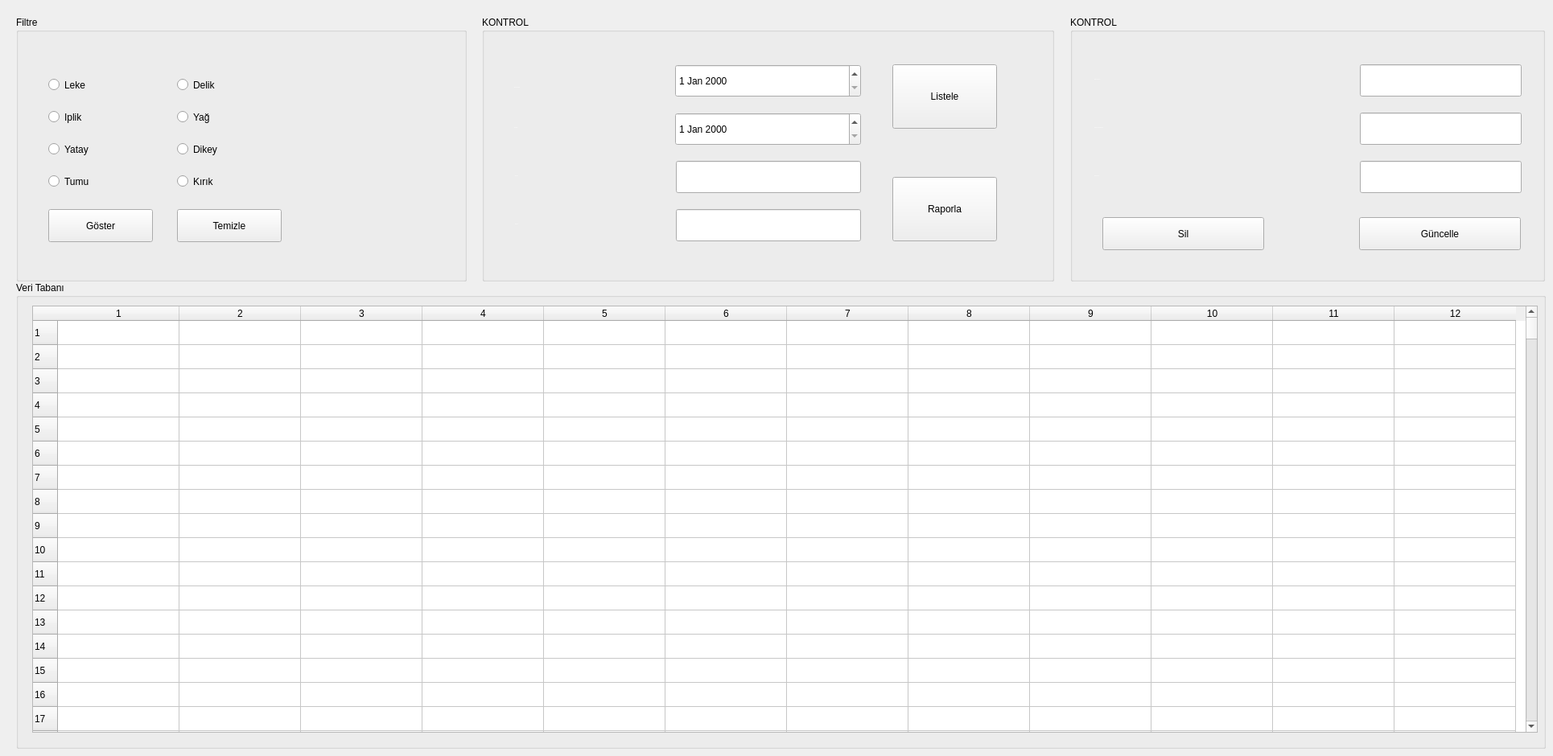
  <widget class="QWidget" name="centralwidget">
   <widget class="QGroupBox" name="details_groupBox">
    <property name="geometry">
     <rect>
      <x>599</x>
      <y>20</y>
      <width>711</width>
      <height>330</height>
     </rect>
    </property>
    <property name="styleSheet">
     <string notr="true"/>
    </property>
    <property name="title">
     <string>KONTROL</string>
    </property>
    <widget class="QDateEdit" name="Baslangic_dateEdit">
     <property name="geometry">
      <rect>
       <x>240</x>
       <y>60</y>
       <width>231</width>
       <height>41</height>
      </rect>
     </property>
     <property name="styleSheet">
      <string notr="true"/>
     </property>
    </widget>
    <widget class="QDateEdit" name="Bitis_dateEdit">
     <property name="geometry">
      <rect>
       <x>240</x>
       <y>120</y>
       <width>231</width>
       <height>41</height>
      </rect>
     </property>
     <property name="styleSheet">
      <string notr="true"/>
     </property>
    </widget>
    <widget class="QLabel" name="label_3">
     <property name="geometry">
      <rect>
       <x>40</x>
       <y>70</y>
       <width>171</width>
       <height>37</height>
      </rect>
     </property>
     <property name="font">
      <font>
       <pointsize>-1</pointsize>
      </font>
     </property>
     <property name="styleSheet">
      <string notr="true">color:white;</string>
     </property>
     <property name="text">
      <string>Başlangıç Tarihi</string>
     </property>
    </widget>
    <widget class="QLabel" name="label_4">
     <property name="geometry">
      <rect>
       <x>40</x>
       <y>120</y>
       <width>171</width>
       <height>37</height>
      </rect>
     </property>
     <property name="font">
      <font>
       <pointsize>-1</pointsize>
      </font>
     </property>
     <property name="styleSheet">
      <string notr="true">color:white;</string>
     </property>
     <property name="text">
      <string>Bitiş Tarihi</string>
     </property>
    </widget>
    <widget class="QPushButton" name="Listele_pushButton">
     <property name="geometry">
      <rect>
       <x>510</x>
       <y>60</y>
       <width>130</width>
       <height>80</height>
      </rect>
     </property>
     <property name="styleSheet">
      <string notr="true"/>
     </property>
     <property name="text">
      <string>Listele</string>
     </property>
    </widget>
    <widget class="QPushButton" name="Raporla_PushButton">
     <property name="geometry">
      <rect>
       <x>510</x>
       <y>200</y>
       <width>130</width>
       <height>80</height>
      </rect>
     </property>
     <property name="styleSheet">
      <string notr="true"/>
     </property>
     <property name="text">
      <string>Raporla</string>
     </property>
    </widget>
   </widget>
   <widget class="QGroupBox" name="details_groupBox_2">
    <property name="geometry">
     <rect>
      <x>20</x>
      <y>20</y>
      <width>560</width>
      <height>330</height>
     </rect>
    </property>
    <property name="styleSheet">
     <string notr="true"/>
    </property>
    <property name="title">
     <string>Filtre</string>
    </property>
    <widget class="QPushButton" name="Goster_pushButton">
     <property name="geometry">
      <rect>
       <x>40</x>
       <y>240</y>
       <width>130</width>
       <height>41</height>
      </rect>
     </property>
     <property name="styleSheet">
      <string notr="true"/>
     </property>
     <property name="text">
      <string>Göster</string>
     </property>
    </widget>
    <widget class="QPushButton" name="Temiz_pushButton">
     <property name="geometry">
      <rect>
       <x>200</x>
       <y>240</y>
       <width>130</width>
       <height>41</height>
      </rect>
     </property>
     <property name="styleSheet">
      <string notr="true"/>
     </property>
     <property name="text">
      <string>Temizle</string>
     </property>
    </widget>
    <widget class="QRadioButton" name="Leke_radioButton">
     <property name="geometry">
      <rect>
       <x>40</x>
       <y>70</y>
       <width>91</width>
       <height>31</height>
      </rect>
     </property>
     <property name="text">
      <string>Leke</string>
     </property>
    </widget>
    <widget class="QRadioButton" name="Delik_RadioButton">
     <property name="geometry">
      <rect>
       <x>200</x>
       <y>70</y>
       <width>91</width>
       <height>31</height>
      </rect>
     </property>
     <property name="text">
      <string>Delik</string>
     </property>
    </widget>
    <widget class="QRadioButton" name="Iplik_RadioButton">
     <property name="geometry">
      <rect>
       <x>40</x>
       <y>110</y>
       <width>91</width>
       <height>31</height>
      </rect>
     </property>
     <property name="text">
      <string>Iplik</string>
     </property>
    </widget>
    <widget class="QRadioButton" name="Yag_RadioButton">
     <property name="geometry">
      <rect>
       <x>200</x>
       <y>110</y>
       <width>91</width>
       <height>31</height>
      </rect>
     </property>
     <property name="text">
      <string>Yağ</string>
     </property>
    </widget>
    <widget class="QRadioButton" name="Yatay_RadioButton">
     <property name="geometry">
      <rect>
       <x>40</x>
       <y>150</y>
       <width>91</width>
       <height>31</height>
      </rect>
     </property>
     <property name="text">
      <string>Yatay</string>
     </property>
    </widget>
    <widget class="QRadioButton" name="Dikey_RadioButton">
     <property name="geometry">
      <rect>
       <x>200</x>
       <y>150</y>
       <width>91</width>
       <height>31</height>
      </rect>
     </property>
     <property name="text">
      <string>Dikey</string>
     </property>
    </widget>
    <widget class="QRadioButton" name="Tumu_RadioButton">
     <property name="geometry">
      <rect>
       <x>40</x>
       <y>190</y>
       <width>91</width>
       <height>31</height>
      </rect>
     </property>
     <property name="text">
      <string>Tumu</string>
     </property>
    </widget>
    <widget class="QRadioButton" name="Kirik_RadioButton">
     <property name="geometry">
      <rect>
       <x>200</x>
       <y>190</y>
       <width>91</width>
       <height>31</height>
      </rect>
     </property>
     <property name="text">
      <string>Kırık</string>
     </property>
    </widget>
   </widget>
   <widget class="QGroupBox" name="details_groupBox_3">
    <property name="geometry">
     <rect>
      <x>20</x>
      <y>350</y>
      <width>1901</width>
      <height>581</height>
     </rect>
    </property>
    <property name="styleSheet">
     <string notr="true"/>
    </property>
    <property name="title">
     <string>Veri Tabanı</string>
    </property>
    <widget class="QTableWidget" name="Veri_Tabani_Widget">
     <property name="geometry">
      <rect>
       <x>20</x>
       <y>30</y>
       <width>1871</width>
       <height>531</height>
      </rect>
     </property>
     <property name="styleSheet">
      <string notr="true"/>
     </property>
     <property name="rowCount">
      <number>1000</number>
     </property>
     <property name="columnCount">
      <number>12</number>
     </property>
     <attribute name="horizontalHeaderDefaultSectionSize">
      <number>151</number>
     </attribute>
     <row/>
     <row/>
     <row/>
     <row/>
     <row/>
     <row/>
     <row/>
     <row/>
     <row/>
     <row/>
     <row/>
     <row/>
     <row/>
     <row/>
     <row/>
     <row/>
     <row/>
     <row/>
     <row/>
     <row/>
     <row/>
     <row/>
     <row/>
     <row/>
     <row/>
     <row/>
     <row/>
     <row/>
     <row/>
     <row/>
     <row/>
     <row/>
     <row/>
     <row/>
     <row/>
     <row/>
     <row/>
     <row/>
     <row/>
     <row/>
     <row/>
     <row/>
     <row/>
     <row/>
     <row/>
     <row/>
     <row/>
     <row/>
     <row/>
     <row/>
     <row/>
     <row/>
     <row/>
     <row/>
     <row/>
     <row/>
     <row/>
     <row/>
     <row/>
     <row/>
     <row/>
     <row/>
     <row/>
     <row/>
     <row/>
     <row/>
     <row/>
     <row/>
     <row/>
     <row/>
     <row/>
     <row/>
     <row/>
     <row/>
     <row/>
     <row/>
     <row/>
     <row/>
     <row/>
     <row/>
     <row/>
     <row/>
     <row/>
     <row/>
     <row/>
     <row/>
     <row/>
     <row/>
     <row/>
     <row/>
     <row/>
     <row/>
     <row/>
     <row/>
     <row/>
     <row/>
     <row/>
     <row/>
     <row/>
     <row/>
     <row/>
     <row/>
     <row/>
     <row/>
     <row/>
     <row/>
     <row/>
     <row/>
     <row/>
     <row/>
     <row/>
     <row/>
     <row/>
     <row/>
     <row/>
     <row/>
     <row/>
     <row/>
     <row/>
     <row/>
     <row/>
     <row/>
     <row/>
     <row/>
     <row/>
     <row/>
     <row/>
     <row/>
     <row/>
     <row/>
     <row/>
     <row/>
     <row/>
     <row/>
     <row/>
     <row/>
     <row/>
     <row/>
     <row/>
     <row/>
     <row/>
     <row/>
     <row/>
     <row/>
     <row/>
     <row/>
     <row/>
     <row/>
     <row/>
     <row/>
     <row/>
     <row/>
     <row/>
     <row/>
     <row/>
     <row/>
     <row/>
     <row/>
     <row/>
     <row/>
     <row/>
     <row/>
     <row/>
     <row/>
     <row/>
     <row/>
     <row/>
     <row/>
     <row/>
     <row/>
     <row/>
     <row/>
     <row/>
     <row/>
     <row/>
     <row/>
     <row/>
     <row/>
     <row/>
     <row/>
     <row/>
     <row/>
     <row/>
     <row/>
     <row/>
     <row/>
     <row/>
     <row/>
     <row/>
     <row/>
     <row/>
     <row/>
     <row/>
     <row/>
     <row/>
     <row/>
     <row/>
     <row/>
     <row/>
     <row/>
     <row/>
     <row/>
     <row/>
     <row/>
     <row/>
     <row/>
     <row/>
     <row/>
     <row/>
     <row/>
     <row/>
     <row/>
     <row/>
     <row/>
     <row/>
     <row/>
     <row/>
     <row/>
     <row/>
     <row/>
     <row/>
     <row/>
     <row/>
     <row/>
     <row/>
     <row/>
     <row/>
     <row/>
     <row/>
     <row/>
     <row/>
     <row/>
     <row/>
     <row/>
     <row/>
     <row/>
     <row/>
     <row/>
     <row/>
     <row/>
     <row/>
     <row/>
     <row/>
     <row/>
     <row/>
     <row/>
     <row/>
     <row/>
     <row/>
     <row/>
     <row/>
     <row/>
     <row/>
     <row/>
     <row/>
     <row/>
     <row/>
     <row/>
     <row/>
     <row/>
     <row/>
     <row/>
     <row/>
     <row/>
     <row/>
     <row/>
     <row/>
     <row/>
     <row/>
     <row/>
     <row/>
     <row/>
     <row/>
     <row/>
     <row/>
     <row/>
     <row/>
     <row/>
     <row/>
     <row/>
     <row/>
     <row/>
     <row/>
     <row/>
     <row/>
     <row/>
     <row/>
     <row/>
     <row/>
     <row/>
     <row/>
     <row/>
     <row/>
     <row/>
     <row/>
     <row/>
     <row/>
     <row/>
     <row/>
     <row/>
     <row/>
     <row/>
     <row/>
     <row/>
     <row/>
     <row/>
     <row/>
     <row/>
     <row/>
     <row/>
     <row/>
     <row/>
     <row/>
     <row/>
     <row/>
     <row/>
     <row/>
     <row/>
     <row/>
     <row/>
     <row/>
     <row/>
     <row/>
     <row/>
     <row/>
     <row/>
     <row/>
     <row/>
     <row/>
     <row/>
     <row/>
     <row/>
     <row/>
     <row/>
     <row/>
     <row/>
     <row/>
     <row/>
     <row/>
     <row/>
     <row/>
     <row/>
     <row/>
     <row/>
     <row/>
     <row/>
     <row/>
     <row/>
     <row/>
     <row/>
     <row/>
     <row/>
     <row/>
     <row/>
     <row/>
     <row/>
     <row/>
     <row/>
     <row/>
     <row/>
     <row/>
     <row/>
     <row/>
     <row/>
     <row/>
     <row/>
     <row/>
     <row/>
     <row/>
     <row/>
     <row/>
     <row/>
     <row/>
     <row/>
     <row/>
     <row/>
     <row/>
     <row/>
     <row/>
     <row/>
     <row/>
     <row/>
     <row/>
     <row/>
     <row/>
     <row/>
     <row/>
     <row/>
     <row/>
     <row/>
     <row/>
     <row/>
     <row/>
     <row/>
     <row/>
     <row/>
     <row/>
     <row/>
     <row/>
     <row/>
     <row/>
     <row/>
     <row/>
     <row/>
     <row/>
     <row/>
     <row/>
     <row/>
     <row/>
     <row/>
     <row/>
     <row/>
     <row/>
     <row/>
     <row/>
     <row/>
     <row/>
     <row/>
     <row/>
     <row/>
     <row/>
     <row/>
     <row/>
     <row/>
     <row/>
     <row/>
     <row/>
     <row/>
     <row/>
     <row/>
     <row/>
     <row/>
     <row/>
     <row/>
     <row/>
     <row/>
     <row/>
     <row/>
     <row/>
     <row/>
     <row/>
     <row/>
     <row/>
     <row/>
     <row/>
     <row/>
     <row/>
     <row/>
     <row/>
     <row/>
     <row/>
     <row/>
     <row/>
     <row/>
     <row/>
     <row/>
     <row/>
     <row/>
     <row/>
     <row/>
     <row/>
     <row/>
     <row/>
     <row/>
     <row/>
     <row/>
     <row/>
     <row/>
     <row/>
     <row/>
     <row/>
     <row/>
     <row/>
     <row/>
     <row/>
     <row/>
     <row/>
     <row/>
     <row/>
     <row/>
     <row/>
     <row/>
     <row/>
     <row/>
     <row/>
     <row/>
     <row/>
     <row/>
     <row/>
     <row/>
     <row/>
     <row/>
     <row/>
     <row/>
     <row/>
     <row/>
     <row/>
     <row/>
     <row/>
     <row/>
     <row/>
     <row/>
     <row/>
     <row/>
     <row/>
     <row/>
     <row/>
     <row/>
     <row/>
     <row/>
     <row/>
     <row/>
     <row/>
     <row/>
     <row/>
     <row/>
     <row/>
     <row/>
     <row/>
     <row/>
     <row/>
     <row/>
     <row/>
     <row/>
     <row/>
     <row/>
     <row/>
     <row/>
     <row/>
     <row/>
     <row/>
     <row/>
     <row/>
     <row/>
     <row/>
     <row/>
     <row/>
     <row/>
     <row/>
     <row/>
     <row/>
     <row/>
     <row/>
     <row/>
     <row/>
     <row/>
     <row/>
     <row/>
     <row/>
     <row/>
     <row/>
     <row/>
     <row/>
     <row/>
     <row/>
     <row/>
     <row/>
     <row/>
     <row/>
     <row/>
     <row/>
     <row/>
     <row/>
     <row/>
     <row/>
     <row/>
     <row/>
     <row/>
     <row/>
     <row/>
     <row/>
     <row/>
     <row/>
     <row/>
     <row/>
     <row/>
     <row/>
     <row/>
     <row/>
     <row/>
     <row/>
     <row/>
     <row/>
     <row/>
     <row/>
     <row/>
     <row/>
     <row/>
     <row/>
     <row/>
     <row/>
     <row/>
     <row/>
     <row/>
     <row/>
     <row/>
     <row/>
     <row/>
     <row/>
     <row/>
     <row/>
     <row/>
     <row/>
     <row/>
     <row/>
     <row/>
     <row/>
     <row/>
     <row/>
     <row/>
     <row/>
     <row/>
     <row/>
     <row/>
     <row/>
     <row/>
     <row/>
     <row/>
     <row/>
     <row/>
     <row/>
     <row/>
     <row/>
     <row/>
     <row/>
     <row/>
     <row/>
     <row/>
     <row/>
     <row/>
     <row/>
     <row/>
     <row/>
     <row/>
     <row/>
     <row/>
     <row/>
     <row/>
     <row/>
     <row/>
     <row/>
     <row/>
     <row/>
     <row/>
     <row/>
     <row/>
     <row/>
     <row/>
     <row/>
     <row/>
     <row/>
     <row/>
     <row/>
     <row/>
     <row/>
     <row/>
     <row/>
     <row/>
     <row/>
     <row/>
     <row/>
     <row/>
     <row/>
     <row/>
     <row/>
     <row/>
     <row/>
     <row/>
     <row/>
     <row/>
     <row/>
     <row/>
     <row/>
     <row/>
     <row/>
     <row/>
     <row/>
     <row/>
     <row/>
     <row/>
     <row/>
     <row/>
     <row/>
     <row/>
     <row/>
     <row/>
     <row/>
     <row/>
     <row/>
     <row/>
     <row/>
     <row/>
     <row/>
     <row/>
     <row/>
     <row/>
     <row/>
     <row/>
     <row/>
     <row/>
     <row/>
     <row/>
     <row/>
     <row/>
     <row/>
     <row/>
     <row/>
     <row/>
     <row/>
     <row/>
     <row/>
     <row/>
     <row/>
     <row/>
     <row/>
     <row/>
     <row/>
     <row/>
     <row/>
     <row/>
     <row/>
     <row/>
     <row/>
     <row/>
     <row/>
     <row/>
     <row/>
     <row/>
     <row/>
     <row/>
     <row/>
     <row/>
     <row/>
     <row/>
     <row/>
     <row/>
     <row/>
     <row/>
     <row/>
     <row/>
     <row/>
     <row/>
     <row/>
     <row/>
     <row/>
     <row/>
     <row/>
     <row/>
     <row/>
     <row/>
     <row/>
     <row/>
     <row/>
     <row/>
     <row/>
     <row/>
     <row/>
     <row/>
     <row/>
     <row/>
     <row/>
     <row/>
     <row/>
     <row/>
     <row/>
     <row/>
     <row/>
     <row/>
     <row/>
     <row/>
     <row/>
     <row/>
     <row/>
     <row/>
     <row/>
     <row/>
     <row/>
     <row/>
     <row/>
     <row/>
     <row/>
     <row/>
     <row/>
     <row/>
     <row/>
     <row/>
     <row/>
     <row/>
     <row/>
     <row/>
     <row/>
     <row/>
     <row/>
     <row/>
     <row/>
     <row/>
     <row/>
     <row/>
     <row/>
     <row/>
     <row/>
     <row/>
     <row/>
     <row/>
     <row/>
     <row/>
     <row/>
     <row/>
     <row/>
     <row/>
     <row/>
     <row/>
     <row/>
     <row/>
     <row/>
     <row/>
     <row/>
     <row/>
     <row/>
     <row/>
     <row/>
     <row/>
     <row/>
     <row/>
     <row/>
     <row/>
     <row/>
     <row/>
     <row/>
     <row/>
     <row/>
     <row/>
     <row/>
     <row/>
     <row/>
     <row/>
     <row/>
     <row/>
     <row/>
     <row/>
     <row/>
     <row/>
     <row/>
     <row/>
     <row/>
     <row/>
     <row/>
     <row/>
     <row/>
     <row/>
     <row/>
     <row/>
     <row/>
     <row/>
     <row/>
     <row/>
     <row/>
     <row/>
     <row/>
     <row/>
     <row/>
     <row/>
     <row/>
     <row/>
     <row/>
     <row/>
     <row/>
     <row/>
     <row/>
     <row/>
     <row/>
     <row/>
     <row/>
     <row/>
     <row/>
     <row/>
     <row/>
     <row/>
     <row/>
     <row/>
     <row/>
     <row/>
     <row/>
     <row/>
     <row/>
     <row/>
     <row/>
     <row/>
     <row/>
     <row/>
     <row/>
     <row/>
     <row/>
     <row/>
     <row/>
     <row/>
     <row/>
     <row/>
     <row/>
     <row/>
     <row/>
     <row/>
     <row/>
     <row/>
     <row/>
     <row/>
     <row/>
     <row/>
     <row/>
     <row/>
     <row/>
     <row/>
     <row/>
     <row/>
     <row/>
     <row/>
     <row/>
     <row/>
     <row/>
     <row/>
     <row/>
     <row/>
     <row/>
     <row/>
     <row/>
     <row/>
     <row/>
     <row/>
     <row/>
     <row/>
     <row/>
     <row/>
     <row/>
     <row/>
     <row/>
     <row/>
     <row/>
     <row/>
     <row/>
     <row/>
     <row/>
     <row/>
     <row/>
     <row/>
     <row/>
     <row/>
     <row/>
     <row/>
     <row/>
     <row/>
     <row/>
     <row/>
     <row/>
     <row/>
     <row/>
     <row/>
     <row/>
     <row/>
     <row/>
     <row/>
     <row/>
     <row/>
     <row/>
     <row/>
     <row/>
     <row/>
     <row/>
     <row/>
     <row/>
     <row/>
     <row/>
     <row/>
     <row/>
     <row/>
     <row/>
     <row/>
     <row/>
     <row/>
     <row/>
     <row/>
     <row/>
     <row/>
     <row/>
     <row/>
     <row/>
     <row/>
     <row/>
     <row/>
     <row/>
     <row/>
     <row/>
     <row/>
     <row/>
     <row/>
     <row/>
     <row/>
     <row/>
     <row/>
     <row/>
     <row/>
     <column/>
     <column/>
     <column/>
     <column/>
     <column/>
     <column/>
     <column/>
     <column/>
     <column/>
     <column/>
     <column/>
     <column/>
    </widget>
   </widget>
   <widget class="QGroupBox" name="details_groupBox_4">
    <property name="geometry">
     <rect>
      <x>1330</x>
      <y>20</y>
      <width>590</width>
      <height>330</height>
     </rect>
    </property>
    <property name="styleSheet">
     <string notr="true"/>
    </property>
    <property name="title">
     <string>KONTROL</string>
    </property>
    <widget class="QLabel" name="label_9">
     <property name="geometry">
      <rect>
       <x>30</x>
       <y>60</y>
       <width>321</width>
       <height>37</height>
      </rect>
     </property>
     <property name="font">
      <font>
       <pointsize>-1</pointsize>
      </font>
     </property>
     <property name="styleSheet">
      <string notr="true">color:white;</string>
     </property>
     <property name="text">
      <string>Hata Alanı(mm2)</string>
     </property>
    </widget>
    <widget class="QLabel" name="label_10">
     <property name="geometry">
      <rect>
       <x>30</x>
       <y>120</y>
       <width>321</width>
       <height>37</height>
      </rect>
     </property>
     <property name="font">
      <font>
       <pointsize>-1</pointsize>
      </font>
     </property>
     <property name="styleSheet">
      <string notr="true">color:white;</string>
     </property>
     <property name="text">
      <string>Hatanın Geldiği Metre(m)</string>
     </property>
    </widget>
    <widget class="QLineEdit" name="Hata_Alani_LineEdit">
     <property name="geometry">
      <rect>
       <x>360</x>
       <y>60</y>
       <width>201</width>
       <height>40</height>
      </rect>
     </property>
     <property name="styleSheet">
      <string notr="true"/>
     </property>
    </widget>
    <widget class="QLineEdit" name="Metre_LineEdit">
     <property name="geometry">
      <rect>
       <x>360</x>
       <y>120</y>
       <width>201</width>
       <height>40</height>
      </rect>
     </property>
     <property name="styleSheet">
      <string notr="true"/>
     </property>
    </widget>
    <widget class="QLineEdit" name="Sinifi_LineEdit">
     <property name="geometry">
      <rect>
       <x>360</x>
       <y>180</y>
       <width>201</width>
       <height>40</height>
      </rect>
     </property>
     <property name="styleSheet">
      <string notr="true"/>
     </property>
    </widget>
    <widget class="QLabel" name="label_11">
     <property name="geometry">
      <rect>
       <x>30</x>
       <y>180</y>
       <width>321</width>
       <height>37</height>
      </rect>
     </property>
     <property name="font">
      <font>
       <pointsize>-1</pointsize>
      </font>
     </property>
     <property name="styleSheet">
      <string notr="true">color:white;</string>
     </property>
     <property name="text">
      <string>Hatanın Sınıfı</string>
     </property>
    </widget>
    <widget class="QPushButton" name="Gunclle_PushButton">
     <property name="geometry">
      <rect>
       <x>359</x>
       <y>250</y>
       <width>201</width>
       <height>41</height>
      </rect>
     </property>
     <property name="styleSheet">
      <string notr="true"/>
     </property>
     <property name="text">
      <string>Güncelle</string>
     </property>
    </widget>
    <widget class="QPushButton" name="Delete_PushButton">
     <property name="geometry">
      <rect>
       <x>40</x>
       <y>250</y>
       <width>201</width>
       <height>41</height>
      </rect>
     </property>
     <property name="styleSheet">
      <string notr="true"/>
     </property>
     <property name="text">
      <string>Sil</string>
     </property>
    </widget>
   </widget>
   <widget class="QLineEdit" name="Dok_No_LineEdit">
    <property name="geometry">
     <rect>
      <x>840</x>
      <y>200</y>
      <width>230</width>
      <height>40</height>
     </rect>
    </property>
    <property name="styleSheet">
     <string notr="true"/>
    </property>
   </widget>
   <widget class="QLabel" name="label_Dok_No">
    <property name="geometry">
     <rect>
      <x>640</x>
      <y>200</y>
      <width>171</width>
      <height>37</height>
     </rect>
    </property>
    <property name="font">
     <font>
      <pointsize>-1</pointsize>
     </font>
    </property>
    <property name="styleSheet">
     <string notr="true">color:white;</string>
    </property>
    <property name="text">
     <string>Dok No:</string>
    </property>
   </widget>
   <widget class="QLabel" name="label_Kalite_No">
    <property name="geometry">
     <rect>
      <x>640</x>
      <y>260</y>
      <width>171</width>
      <height>37</height>
     </rect>
    </property>
    <property name="font">
     <font>
      <pointsize>-1</pointsize>
     </font>
    </property>
    <property name="styleSheet">
     <string notr="true">color:white;</string>
    </property>
    <property name="text">
     <string>Kalite No:</string>
    </property>
   </widget>
   <widget class="QLineEdit" name="Kalite_No_LineEdit">
    <property name="geometry">
     <rect>
      <x>840</x>
      <y>260</y>
      <width>230</width>
      <height>40</height>
     </rect>
    </property>
    <property name="styleSheet">
     <string notr="true"/>
    </property>
   </widget>
  </widget>
